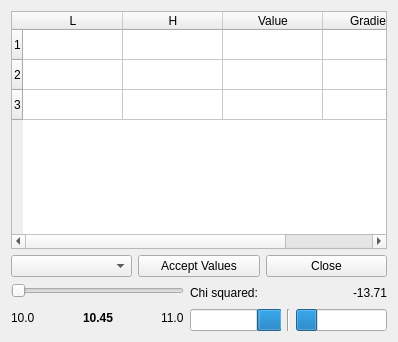
<?xml version="1.0" encoding="UTF-8"?>
<ui version="4.0">
 <class>ManualFitWidget</class>
 <widget class="QWidget" name="ManualFitWidget">
  <property name="geometry">
   <rect>
    <x>0</x>
    <y>0</y>
    <width>398</width>
    <height>342</height>
   </rect>
  </property>
  <property name="windowTitle">
   <string>Form</string>
  </property>
  <layout class="QVBoxLayout" name="verticalLayout_3">
   <item>
    <widget class="QTableWidget" name="tabdata">
     <property name="enabled">
      <bool>true</bool>
     </property>
     <row>
      <property name="text">
       <string>1</string>
      </property>
     </row>
     <row>
      <property name="text">
       <string>2</string>
      </property>
     </row>
     <row>
      <property name="text">
       <string>3</string>
      </property>
     </row>
     <column>
      <property name="text">
       <string>L</string>
      </property>
     </column>
     <column>
      <property name="text">
       <string>H</string>
      </property>
     </column>
     <column>
      <property name="text">
       <string>Value</string>
      </property>
     </column>
     <column>
      <property name="text">
       <string>Gradient</string>
      </property>
     </column>
    </widget>
   </item>
   <item>
    <layout class="QHBoxLayout" name="horizontalLayout_5">
     <item>
      <widget class="QComboBox" name="cb_selectconst"/>
     </item>
     <item>
      <widget class="QPushButton" name="pb_update">
       <property name="text">
        <string>Accept Values</string>
       </property>
      </widget>
     </item>
     <item>
      <widget class="QPushButton" name="pb_close">
       <property name="text">
        <string>Close</string>
       </property>
      </widget>
     </item>
    </layout>
   </item>
   <item>
    <layout class="QHBoxLayout" name="horizontalLayout_4">
     <item>
      <layout class="QVBoxLayout" name="verticalLayout">
       <item>
        <widget class="QSlider" name="slider_constant">
         <property name="orientation">
          <enum>Qt::Horizontal</enum>
         </property>
        </widget>
       </item>
       <item>
        <layout class="QHBoxLayout" name="horizontalLayout">
         <item>
          <widget class="QLabel" name="lbl_minconst">
           <property name="text">
            <string>10.0</string>
           </property>
          </widget>
         </item>
         <item>
          <spacer name="horizontalSpacer_3">
           <property name="orientation">
            <enum>Qt::Horizontal</enum>
           </property>
           <property name="sizeHint" stdset="0">
            <size>
             <width>40</width>
             <height>20</height>
            </size>
           </property>
          </spacer>
         </item>
         <item>
          <widget class="QLabel" name="lbl_current_value">
           <property name="font">
            <font>
             <weight>75</weight>
             <bold>true</bold>
            </font>
           </property>
           <property name="text">
            <string>10.45</string>
           </property>
          </widget>
         </item>
         <item>
          <spacer name="horizontalSpacer">
           <property name="orientation">
            <enum>Qt::Horizontal</enum>
           </property>
           <property name="sizeHint" stdset="0">
            <size>
             <width>40</width>
             <height>20</height>
            </size>
           </property>
          </spacer>
         </item>
         <item>
          <widget class="QLabel" name="lbl_maxconst">
           <property name="text">
            <string>11.0</string>
           </property>
          </widget>
         </item>
        </layout>
       </item>
      </layout>
     </item>
     <item>
      <layout class="QVBoxLayout" name="verticalLayout_2">
       <item>
        <layout class="QHBoxLayout" name="horizontalLayout_3">
         <item>
          <widget class="QLabel" name="label_6">
           <property name="text">
            <string>Chi squared:</string>
           </property>
          </widget>
         </item>
         <item>
          <spacer name="horizontalSpacer_2">
           <property name="orientation">
            <enum>Qt::Horizontal</enum>
           </property>
           <property name="sizeHint" stdset="0">
            <size>
             <width>40</width>
             <height>20</height>
            </size>
           </property>
          </spacer>
         </item>
         <item>
          <widget class="QLabel" name="lbl_chisq">
           <property name="text">
            <string>-13.71</string>
           </property>
          </widget>
         </item>
        </layout>
       </item>
       <item>
        <layout class="QHBoxLayout" name="horizontalLayout_2">
         <item>
          <widget class="QProgressBar" name="pb_negative">
           <property name="layoutDirection">
            <enum>Qt::RightToLeft</enum>
           </property>
           <property name="value">
            <number>24</number>
           </property>
           <property name="format">
            <string/>
           </property>
          </widget>
         </item>
         <item>
          <widget class="Line" name="line">
           <property name="orientation">
            <enum>Qt::Vertical</enum>
           </property>
          </widget>
         </item>
         <item>
          <widget class="QProgressBar" name="pb_positive">
           <property name="value">
            <number>24</number>
           </property>
           <property name="textVisible">
            <bool>false</bool>
           </property>
           <property name="format">
            <string/>
           </property>
          </widget>
         </item>
        </layout>
       </item>
      </layout>
     </item>
    </layout>
   </item>
  </layout>
 </widget>
 <resources/>
 <connections/>
</ui>
